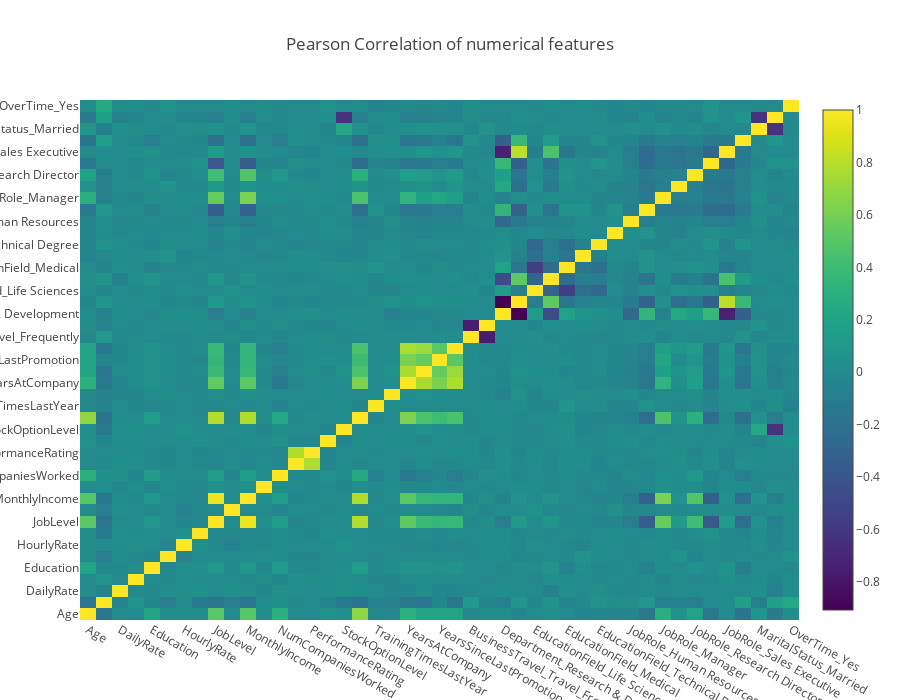

The cell this chart's notebook holds for it:
### Markdown cell above
Let's take a look at our correlation plot again, after introducing dummy one-hot encoding.

### Code cell
# creating a list of only numerical values
numerical_data = data._get_numeric_data()
layout = go.Layout(
    title='Pearson Correlation of numerical features',
    xaxis = dict(ticks='', nticks=36),
    yaxis = dict(ticks='' ),
    width = 900, height = 700,
)

fig = go.Figure(data=[
    go.Heatmap(
        z=numerical_data.astype(np.float64).corr().values, # Generating the Pearson correlation
        x=numerical_data.columns.values,
        y=numerical_data.columns.values,
        colorscale='Viridis',
        reversescale = False,
        text = True ,
        opacity = 1.0
        
    )
], layout=layout)
py.iplot(fig, filename='labelled-heatmap')

### Figure 1 — Plotly figure (JSON) as saved in the notebook; plotly's stock layout.template omitted (floating-point values rounded to 4 significant figures; data arrays with more than 128 entries replaced by an {"elided": "..."} marker saying what was removed)
{"data": [{"colorscale": "Viridis", "opacity": 1, "reversescale": false, "text": true, "type": "heatmap", "x": ["Age", "Attrition", "DailyRate", "DistanceFromHome", "Education", "EnvironmentSatisfaction", "HourlyRate", "JobInvolvement", "JobLevel", "JobSatisfaction", "MonthlyIncome", "MonthlyRate", "NumCompaniesWorked", "PercentSalaryHike", "PerformanceRating", "RelationshipSatisfaction", "StockOptionLevel", "TotalWorkingYears", "TrainingTimesLastYear", "WorkLifeBalance", "YearsAtCompany", "YearsInCurrentRole", "YearsSinceLastPromotion", "YearsWithCurrManager", "BusinessTravel_Travel_Frequently", "BusinessTravel_Travel_Rarely", "Department_Research & Development", "Department_Sales", "EducationField_Life Sciences", "EducationField_Marketing", "EducationField_Medical", "EducationField_Other", "EducationField_Technical Degree", "Gender_Male", "JobRole_Human Resources", "JobRole_Laboratory Technician", "JobRole_Manager", "JobRole_Manufacturing Director", "JobRole_Research Director", "JobRole_Research Scientist", "JobRole_Sales Executive", "JobRole_Sales Representative", "MaritalStatus_Married", "MaritalStatus_Single", "OverTime_Yes"], "y": ["Age", "Attrition", "DailyRate", "DistanceFromHome", "Education", "EnvironmentSatisfaction", "HourlyRate", "JobInvolvement", "JobLevel", "JobSatisfaction", "MonthlyIncome", "MonthlyRate", "NumCompaniesWorked", "PercentSalaryHike", "PerformanceRating", "RelationshipSatisfaction", "StockOptionLevel", "TotalWorkingYears", "TrainingTimesLastYear", "WorkLifeBalance", "YearsAtCompany", "YearsInCurrentRole", "YearsSinceLastPromotion", "YearsWithCurrManager", "BusinessTravel_Travel_Frequently", "BusinessTravel_Travel_Rarely", "Department_Research & Development", "Department_Sales", "EducationField_Life Sciences", "EducationField_Marketing", "EducationField_Medical", "EducationField_Other", "EducationField_Technical Degree", "Gender_Male", "JobRole_Human Resources", "JobRole_Laboratory Technician", "JobRole_Manager", "JobRole_Manufacturing Director", "JobRole_Research Director", "JobRole_Research Scientist", "JobRole_Sales Executive", "JobRole_Sales Representative", "MaritalStatus_Married", "MaritalStatus_Single", "OverTime_Yes"], "z": {"elided": "45x45 float values"}}], "layout": {"height": 700, "title": "Pearson Correlation of numerical features", "width": 900, "xaxis": {"nticks": 36, "ticks": ""}, "yaxis": {"ticks": ""}}}
